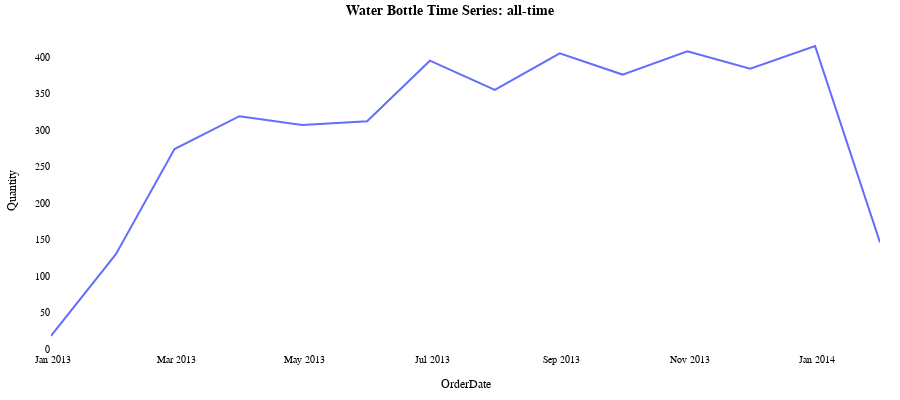

The code cell stored with this chart in its notebook:
### Code cell
wb_time_series.set_index('OrderDate', inplace=True)
wb_time_series = wb_time_series.resample('M').sum()

fig = px.line(
    wb_time_series,
    y="Quantity",
)
fig.update_layout(
    margin=dict(t=30,b=20,l=20,r=20),
    title="<b>Water Bottle Time Series: all-time</b>",
    title_x=0.5,
    paper_bgcolor='white',
    plot_bgcolor='white',
    height=400,
    font=dict(
        family="Arial",
        size=10,
        color="black",
    ),
    showlegend=True
)
pio.show(fig)

### Figure 1 — Plotly figure (JSON) as saved in the notebook; plotly's stock layout.template omitted (floating-point values rounded to 4 significant figures)
{"data": [{"hovertemplate": "OrderDate=%{x}<br>Quantity=%{y}<extra></extra>", "legendgroup": "", "line": {"color": "#636efa", "dash": "solid"}, "mode": "lines", "name": "", "orientation": "v", "showlegend": false, "type": "scatter", "x": ["2012-12-31T00:00:00", "2013-01-31T00:00:00", "2013-02-28T00:00:00", "2013-03-31T00:00:00", "2013-04-30T00:00:00", "2013-05-31T00:00:00", "2013-06-30T00:00:00", "2013-07-31T00:00:00", "2013-08-31T00:00:00", "2013-09-30T00:00:00", "2013-10-31T00:00:00", "2013-11-30T00:00:00", "2013-12-31T00:00:00", "2014-01-31T00:00:00"], "xaxis": "x", "y": [18, 130, 274, 319, 307, 312, 395, 355, 405, 376, 408, 384, 415, 146], "yaxis": "y"}], "layout": {"font": {"color": "black", "family": "Arial", "size": 10}, "height": 400, "legend": {"tracegroupgap": 0}, "margin": {"b": 20, "l": 20, "r": 20, "t": 30}, "paper_bgcolor": "white", "plot_bgcolor": "white", "showlegend": true, "title": {"text": "<b>Water Bottle Time Series: all-time</b>", "x": 0.5}, "xaxis": {"anchor": "y", "domain": [0, 1], "title": {"text": "OrderDate"}}, "yaxis": {"anchor": "x", "domain": [0, 1], "title": {"text": "Quantity"}}}}
